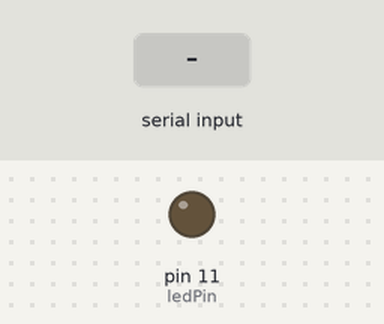
Bench run of a sketch on a simulated Arduino Uno, built with avr-gcc and run on an emulated ATmega328P. Parts: output pins drawn as LEDs (lit = HIGH). The inputs (shaded band) are chosen by the test bench.

Above: at 1.2 s.
1.3 s: "1" received over Serial
At 3.4 s:
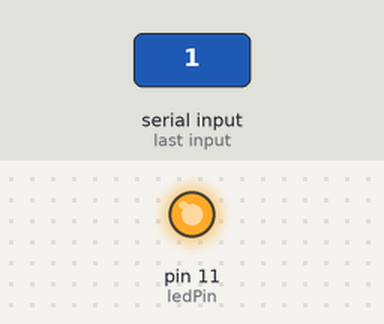
3.8 s: "0" received over Serial
At 4.27 s:
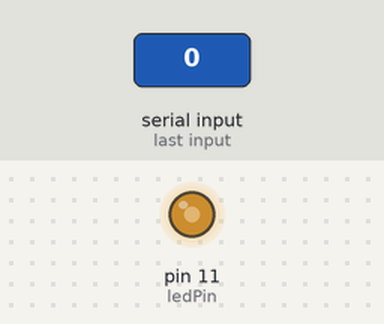
Timing chart, 0 to 6.8 s (numbered marks = the images above; inputs shaded):
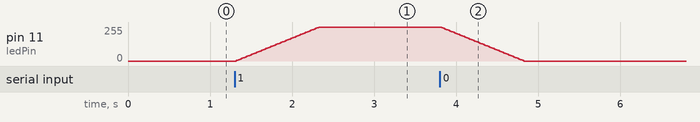

The sketch:

Unity_Communication.ino
```cpp
int ledPin = 11;
boolean fading = false; //is it already fading?
int fadespeed = 20; //higher == slower
boolean mode = false;

void setup() {
  pinMode(ledPin, OUTPUT);

  // put your setup code here, to run once:
  Serial.begin(9600);
}

void loop() {
  // put your main code here, to run repeatedly:
  //Receiving value
  if (Serial.available() > 0) {
     // read the incoming byte:
      char incomingByte = Serial.read();

     char on = '1';
     char off = '0';
     if (!fading) {
       if (incomingByte == on && !mode) {
        fadeIn();
        //Serial.print("LED ON");
        mode == true;
       } else if (incomingByte == off) {
        fadeOut();
        //Serial.print("LED OFF");
        mode = false;
       }
     }
  }
  Serial.flush();
}

void fadeIn(){
  for (int fadeValue = 0 ; fadeValue <= 255; fadeValue += 5) {
    fading = true;
    // sets the value (range from 0 to 255):
    analogWrite(ledPin, fadeValue);
    // wait for 30 milliseconds to see the dimming effect
    delay(fadespeed);
  }
  fading = false;
}

void fadeOut(){
  for (int fadeValue = 255 ; fadeValue >= 0; fadeValue -= 5) {
    fading = true;
    // sets the value (range from 0 to 255):
    analogWrite(ledPin, fadeValue);
    // wait for 30 milliseconds to see the dimming effect
    delay(fadespeed);
  }
  fading = false;
}
```

Measured:
- after the input at 1.3 s, pin 11 (ledPin): moves from 0/255 to 255/255 over 1.0 s, starting at once
- after the input at 3.8 s, pin 11 (ledPin): moves from 255/255 to 0/255 over 1.0 s, starting at once
